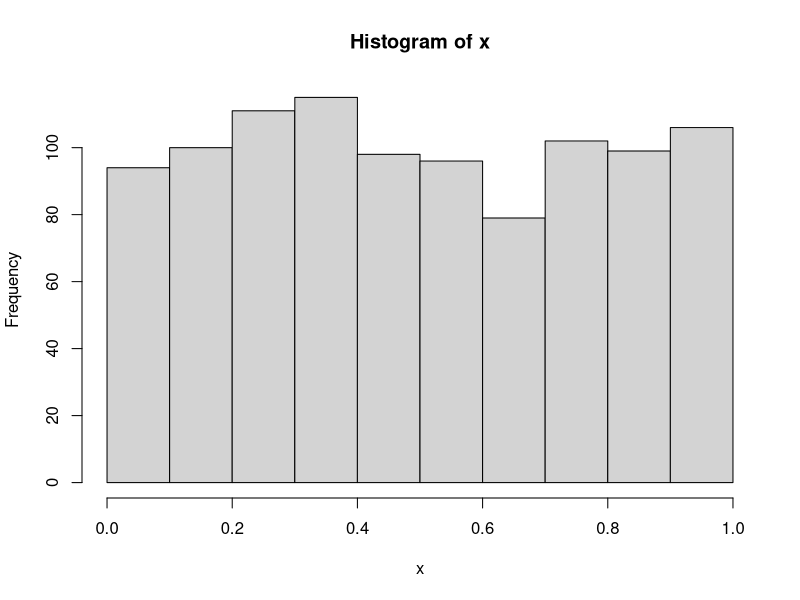
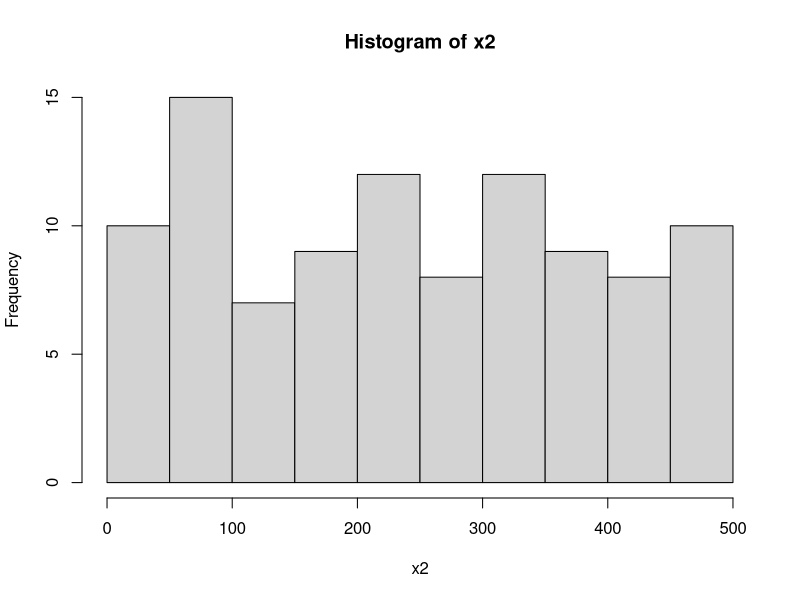
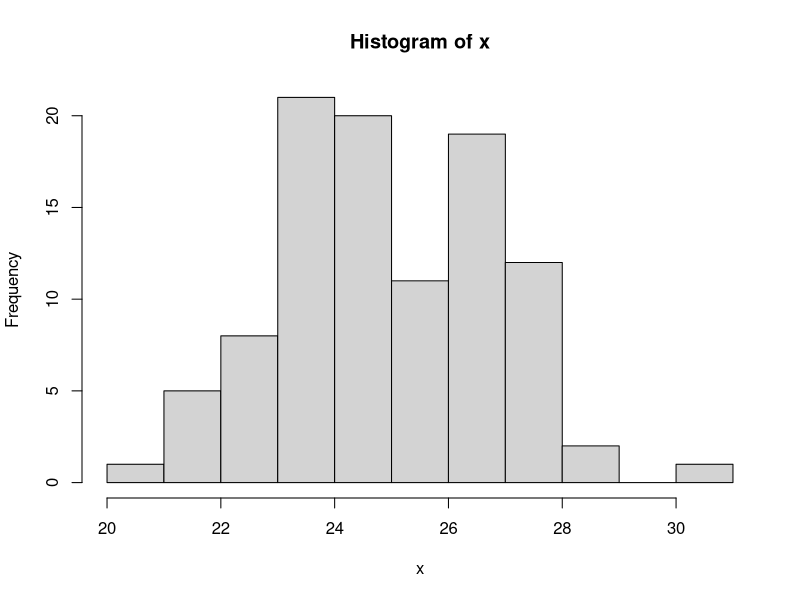

Write the R code that produced these figures, in order.
## ---- chunk 1
# a numeric vector
x <- c(20, 50, 100)  
x

# a logical vector
x <- c(TRUE, FALSE, TRUE, FALSE, FALSE)
x

# a vector of characters
x <- c("GG","TT","GA","AT","CC")
x

## ---- chunk 2
x <- c(2,3,5)
y <- c("a", "b", "c")
z <- c(x,y)
z

class(x)
class(y)
class(z)
## ---- chunk 3
x <- 1:20
x

1:20-1  
1:(20-1)

?seq
seq(from=1, to=20, by=1)
seq(0, 10, 0.1)
seq(length=9, from=1, to=5)
seq(from=1, to=5, length=9)

?sequence
sequence(5)
sequence(3:5)
## ---- chunk 4
?rep
rep(1, 50)
rep(1:4, 2)
rep(1:4, each=2) 
rep(1:4, c(2,4, 5, 3))
rep(1:4, each=2, times=10)
## ---- chunk 5
y <- c("a", "b", "c")
r <- rep(y, 3)  
## ---- chunk 6
?sample
x <- sample(1:5, 5, replace=F)
x
#y <- sample(1:5, 6, replace=F) does not work
y <- sample(1:5, 6, replace=T)
y
duplicated(y)
sample(r, 20, replace = T)
## ---- chunk 7
?runif
x <- runif(10)
x
x <- runif(1000)
hist(x)

x2 <- runif(100, min=0, max=500)
hist(x2)

?rnorm
rnorm(10)
x <- rnorm(100, mean=25, sd=2)  
hist(x)

?rpois
?rexp
?Distributions
## ---- chunk 8
??set.seed

rnorm(100)
rnorm(100)

set.seed(123)
x <- rnorm(100)
x
set.seed(123)
y <- rnorm(100)
y
## ---- chunk 9
size1 <- c(20, 50, 100, 25 , 5, 20)
size1
country <- c("Portugal", "Spain", "France", "Italy", "Denmark", "Finland")

names(size1) <- country
size1
## ---- chunk 10
a <- c(10, 30, 50, 70, 25)
5 + a
5 * a
a / 5

b <- seq(5, 25, by=5)
c <- a + b
a
b
c
## ---- chunk 11
d <- c(20, 5)
a - d
a * d
## ---- chunk 12
length(a)
length(d)

rep(a, 2) - d
## ---- chunk 13
size1 <- c(20, 50, 100, 25, 5, 20)
size2 <- c(12, 15, 10, 5, 5, 15)

size1 == size2
size1 > size2
size2 <= size1
size1%in%size2

any(size1 > size2)
all(size1 > size2)
## ---- chunk 14
size1[1]
size2[5]
size2[-1]      
## ---- chunk 15
V1 <- c(1:5)
V2 <- seq(100, 108, 2)
V3 <- rep(50, 5)
## ---- chunk 16
cbind(V1, V2, V3)
rbind(V1, V2, V3)
## ---- chunk 17
V4 <- 10:16
rbind(V1, V4)
## ---- chunk 18
V5 <- 1:3
V6 <- 1:6
rbind(V5,V6)
## ---- chunk 19
matrix(nrow=3, ncol=5)
matrix(0, nrow=3, ncol=5)
matrix(1:15, nrow=3, ncol=5)
matrix(c(1:15), nrow=3)
## ---- chunk 20
poo <- matrix(c(1:15))
poo
c(1:15)
## ---- chunk 21
matrix(1:15, nrow=3, ncol=5, byrow=TRUE)
## ---- chunk 22
matrix(1:17, nrow=3, ncol=5)
matrix(1:17, nrow=3)
## ---- chunk 23
mat1 <- rbind(V1,V2,V3)
mat2 <- cbind(V1,V2,V3)

mat1
mat2

rownames(mat1)
rownames(mat2)
colnames(mat2)
dimnames(mat1)

rownames(mat2) <- country[-6]
dimnames(mat2)
mat2
## ---- chunk 24
my.exp <- matrix(sample(1:1000,20), nrow=5, ncol=4)
rownames(my.exp) <- paste("Treatment", 1:5, sep="")
colnames(my.exp) <- paste("Gene", 1:4, sep="")
## ---- chunk 25
dim(mat2)
mat2

mat2[3, 2]
mat2["France", "V2"]
## ---- chunk 26
mat1
mat1 + 4
mat1 * 10
# mat1 + mat2 doesn´t work because matrices do not have the same dimensions
## ---- chunk 27
t(mat2)
mat1 + t(mat2)
## ---- chunk 28
colSums(mat1)
rowSums(mat1)
colMeans(mat1)
rowMeans(mat1)
## ---- chunk 29
apply(mat1, 1, sum)
apply(mat1, 2, sum)
## ---- chunk 30
apply(mat1, 1, max)
apply(mat1, 2, mean)
## ---- chunk 31
ARR <- array(1:12, dim=c(2,3,2))
ARR

dim(V1)
dim(mat1)
dim(ARR)
## ---- chunk 32
my.exp1 <- my.exp
my.exp2 <- matrix(sample(1:1000, 20), nrow=5, ncol=4)
my.exp3 <- matrix(sample(1:1000, 20), nrow=5, ncol=4)

my.array <- array(c(my.exp1,my.exp2,my.exp3), dim=c(5,4,3))
dimnames(my.array) <- list(paste("Treatment",1:5), paste("Gene",1:4), paste("Time",0:2))

my.array
str(my.array)
dimnames(my.array)
## ---- chunk 33
apply(my.array, 2, mean)
apply(my.array, 3, mean)
apply(my.array, 1, mean)
## ---- chunk 34
apply(my.array, 1:2, mean)
